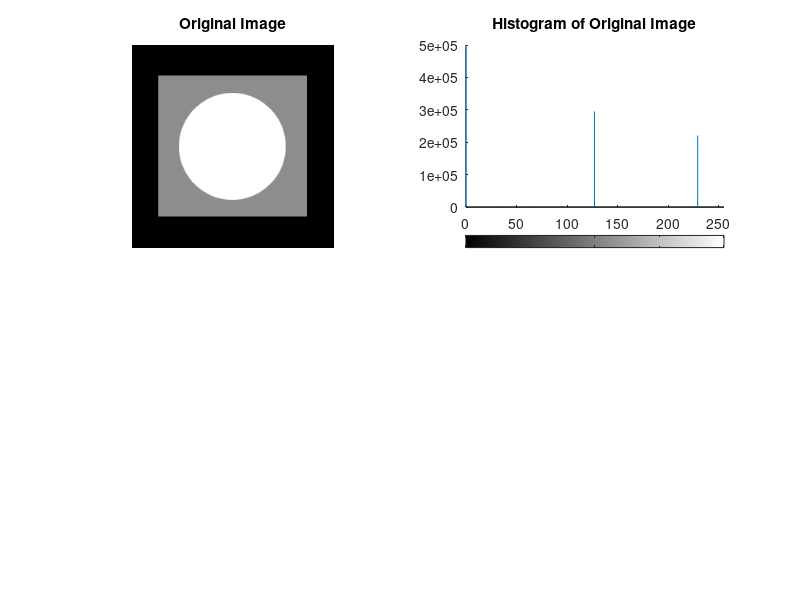

The MATLAB source for this figure: (Note: this script raises an error after producing the figure.)
% Problem-1: Noise Generators
close all;clear all;clc;

figure;

load('Test1.mat')
colormap(gray(256));
img = f;

% Figure-1
subplot(2,2,1);
imshow(img,[]);
title('Original Image');

% Figure-2
subplot(2,2,2)
imhist(uint8(img));
axis([0,255, 0,500000])
title('Histogram of Original Image');

% Figure-3
noise_img = gauss_noise(50, 25, 1024);
image_noised = double(img) + double(noise_img);
subplot(2,2,3);
imshow(uint8(image_noised));
title('Gaussian Noise Image');

% Figure-4
subplot(2,2,4);
image_noised = uint8(image_noised);
imhist(image_noised);
axis([0, 255, 0, 50000]);
title('Image Histogram');

% New Figure
figure;
subplot(2,2,1);
imshow(img, []);
title('Original Image');

subplot(2,2,2)
imhist(uint8(img));
axis([0,255, 0,500000])
title('Original Image Histogram');

subplot(2,2,3);
saltPepperImg = salt_pepper(img, 0, 255, 0.1, 0.1, 1024);
imshow(saltPepperImg,[]);
title('Salt Pepper Image');

subplot(2,2,4);
imhist(uint8(saltPepperImg));
axis([0,255, 0, 250000])
title('Salt Pepper histogram');

